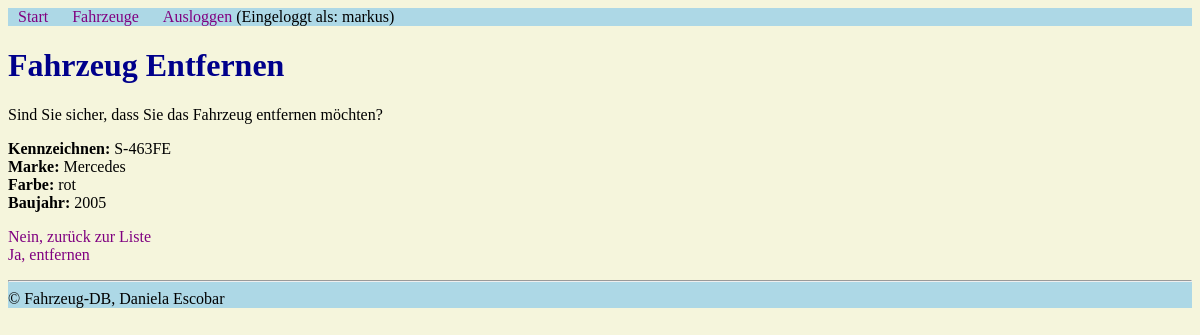
Screenshot of /admin/fahrzeuge_entfernen.php?id=2 (signed in) with the database file from the repository.
### tables this page shows
CREATE TABLE `fahrzeuge` (
  `id` int(10) UNSIGNED NOT NULL,
  `kennzeichen` varchar(50) NOT NULL,
  `marken_id` int(10) UNSIGNED NOT NULL,
  `farbe` varchar(255) NOT NULL,
  `baujahr` year(4) NOT NULL
);

CREATE TABLE `marken` (
  `id` int(10) UNSIGNED NOT NULL,
  `hersteller` varchar(255) NOT NULL
);

### admin/setup.php (called while the page is built, shortened)
<?php
spl_autoload_register(
    function(string $klasse) {
        $prefix = "WIFI\\Php3\\";
        $basis = __DIR__ . "/";
        $laenge = strlen($prefix);
    $klasse_ohne_prefix = substr($klasse, $laenge);
    $datei = $basis . $klasse_ohne_prefix . ".php";
    $datei = str_replace("\\", "/", $datei);
  }
);

### admin/Fdb/Mysql.php (called while the page is built, shortened)
<?php
class Mysql
{
    private static ?Mysql $instanz = null;
    public static function getInstanz(): Mysql
    {
        if (empty(self::$instanz)) {
            self::$instanz = new Mysql();
        }
       return self::$instanz;
    }
    private \mysqli $db;
    public function verbinden()
    {
        $this->db = new \mysqli(MYSQL_HOST, MYSQL_USER, MYSQL_PASSWORT, MYSQL_DATENBANK);
        $this->db->set_charset("utf8mb4");
    }
    public function escape (string $wert): string
    {
      return $this->db->real_escape_string($wert);
  }
  public function query (string $input): \mysqli_result|bool
  {
      $ergebnis = $this->db->query($input);
      return $ergebnis;
  }
}

### admin/Fdb/Model/Row/RowAbstract.php (called while the page is built, shortened)
<?php
abstract class RowAbstract {
    protected string $tabelle;
    private array $daten = array ();
    public function __construct(array|int $id_oder_daten)
    {
        if (is_array($id_oder_daten)) {
            $this->daten = $id_oder_daten;
        }else {
            $db = Mysql::getInstanz();
            $sql_id = $db->escape($id_oder_daten);
            $ergebnis = $db->query("SELECT * FROM {$this->tabelle} WHERE id = {$sql_id}");
            $this-> daten = $ergebnis->fetch_assoc();
        }
    }
    public function __get(string $eigenschaft): mixed
    {
        return $this->daten[$eigenschaft];
    }
}

### admin/Fdb/Model/Row/Fahrzeug.php (called while the page is built, shortened)
<?php
class Fahrzeug extends RowAbstract {
    public function get_marke(): Marke
    {
        return new Marke($this->marken_id);
    }
}

### admin/fahrzeuge_entfernen.php (the view, shortened to what this page needs)
<?php
include "setup.php";
include "kopf.php";
echo "<h1>Fahrzeug Entfernen</h1>";
$fahrzeug = new Fahrzeug($_GET ["id"]);
if(!empty($_GET["doit"])) {
    $fahrzeug->entfernen();
    echo "<p> Fahrzeug wurde erfolgreich entfernt.<br>
    <a href='fahrzeuge_liste.php'>Zurück zur Liste</a></p>";
} else {
    echo "<p>Sind Sie sicher, dass Sie das Fahrzeug entfernen möchten?</p>";
    echo"<strong>Kennzeichnen: </strong>". $fahrzeug->kennzeichen ."<br>";
    echo"<strong>Marke: </strong>". $fahrzeug->get_marke()->hersteller."<br>";
    echo"<strong>Farbe: </strong>". $fahrzeug->farbe ."<br>";
    echo"<strong>Baujahr: </strong>". $fahrzeug->baujahr ."<br>";
    echo "<p>"
    . "<a href='fahrzeuge_liste.php'>Nein, zurück zur Liste</a> <br>"
    . "<a href='fahrzeuge_entfernen.php?id={$fahrzeug->id}&amp;doit=1'>Ja, entfernen</a> <br> "
    . "</p>";
}
include "fuss.php";

### admin/kopf.php (style rules this page uses)
body { background-color: beige; }
a { text-decoration: none; color: purple; }
h1 { color: darkblue; }

### rows the page displays
fahrzeuge: kennzeichen "S-463FE", marken.hersteller "Mercedes", farbe "rot", baujahr "2005"

### other values shown
$_SESSION["benutzername"] "markus"
